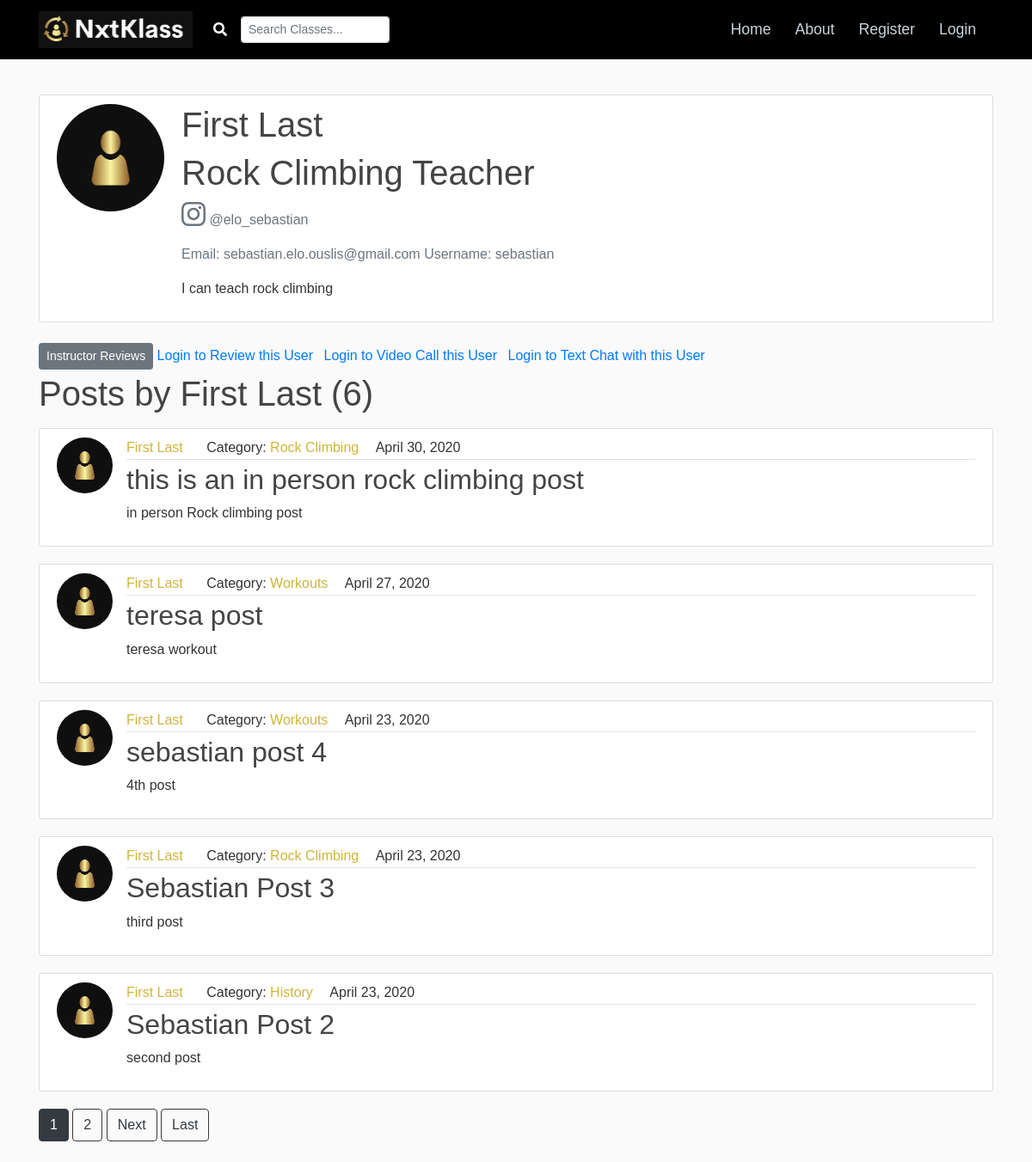
The page /blog/user/sebastian on the database as committed earlier.
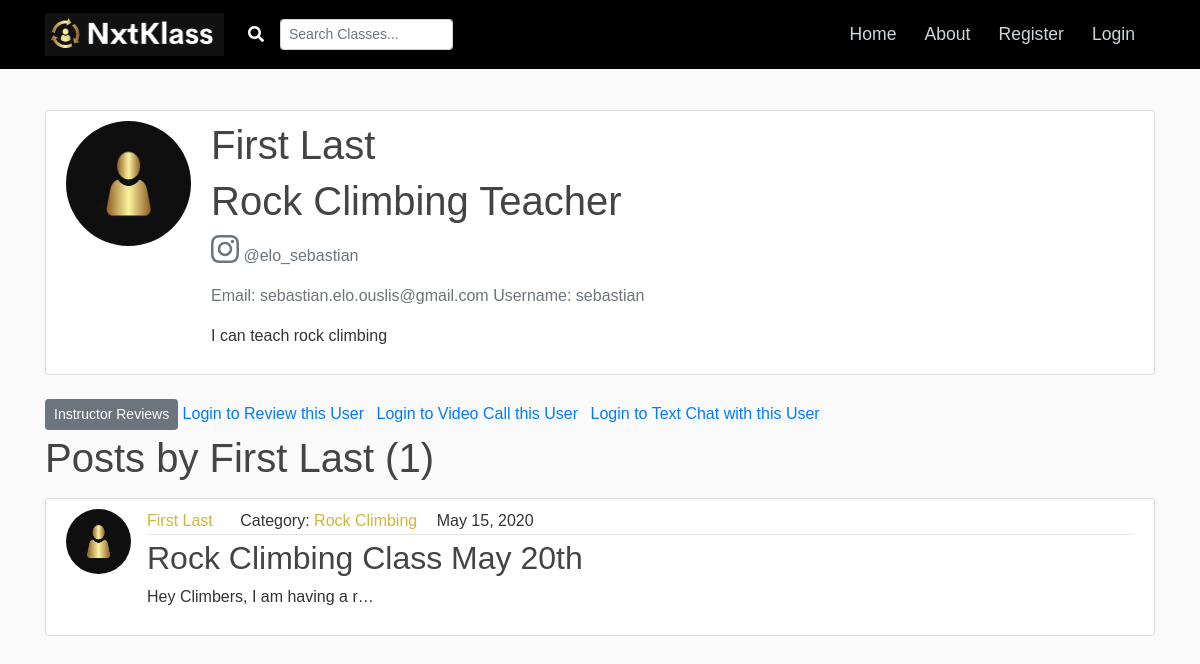
The same page on the database as committed later.
### blog/models.py (models this page shows, shortened)
class Post(models.Model):
    title = models.CharField(max_length=100)
    content = models.TextField()
    date_posted = models.DateTimeField(default=timezone.now)
    author = models.ForeignKey(User, on_delete=models.CASCADE)
    author_profile = models.ForeignKey(Profile, null=True, default=None, on_delete=models.SET_DEFAULT)
    category = models.ForeignKey(Category, null=True, default=None, on_delete=models.SET_DEFAULT)
    is_purchase = models.BooleanField(default=False)
    type_of_class = models.ForeignKey(TypeOfClasses, null=True, default=None, on_delete=models.SET_DEFAULT)
    cost = models.DecimalField(max_digits=5, decimal_places=2, default=5.00, validators=[MinValueValidator(0.51)])
    initial_spots = models.PositiveIntegerField(default=1, validators=[MinValueValidator(1), MaxValueValidator(10)])
    spots_available = models.PositiveIntegerField(default=1, validators=[MinValueValidator(1), MaxValueValidator(10)])

class Category(models.Model):
    name = models.TextField()
    def __str__(self):
        return self.name

### users/models.py (models this page shows, shortened)
class Profile(models.Model):
    user = models.OneToOneField(User, on_delete=models.CASCADE)
    full_name = models.CharField(max_length=40, default='First Last')
    instagram_handle = models.TextField(default='')
    youtube_channel = models.TextField(default='')
    image = models.ImageField(default='default_logo.PNG', upload_to='profile_pics')
    short_description = models.CharField(max_length=100, default='Add a short description of yourself')
    description = models.TextField(default='Add a description of your Skills and what you can offer as classes')
    youtube_profile_link = models.TextField(default='')
    youtube_short_link = models.TextField(default='')

### blog/views.py (the view)
# urls.py: path('user/<str:username>', UserPostListView.as_view(), name='user-posts'),
class UserPostListView(ListView):
    model = Post
    template_name = 'blog/user_posts.html'
    context_object_name = 'posts'
    paginate_by = 5
    def get_queryset(self):
        user = get_object_or_404(User, username=self.kwargs.get('username'))
        return Post.objects.filter(author=user).order_by('-date_posted')
    def get_context_data(self, *args, **kwargs):
        context = super().get_context_data(*args, **kwargs)
        page_user = get_object_or_404(User, username=self.kwargs.get('username'))
        context['page_user'] = page_user
        return context

### blog/templates/blog/user_posts.html (shortened to what this page needs)
{% extends "blog/base.html" %}
{% block content%}
    <div class="content-section">
      <div class="media">
        <img class="rounded-circle account-img" src="{{ page_user.profile.image.url}}">
        <div class="media-body">
          <h2 class="account-heading">{{ page_user.profile.full_name }}</h2>
          <h2 class="account-heading">{{ page_user.profile.short_description }}</h2>
          {% if page_user.profile.instagram_handle != "" or page_user.profile.youtube_channel != "" %}
            <p class="text-secondary">
              {% if page_user.profile.instagram_handle != "" %}
                <i class="fab fa-2x fa-instagram"></i> @{{ page_user.profile.instagram_handle }}
              {% endif %}
            </p>
          {% endif %}
          <p class="text-secondary">Email: {{ page_user.email }} Username: {{ page_user.username }}</p>
          <p class="article-content">{{ page_user.profile.description }}</p>
        </div>
      </div>
    </div>
    <div>
        <a class="btn btn-secondary btn-sm mt-1 mb-1" href="{% url 'user-review' page_user.username %}">Instructor Reviews</a>
        {% if user.is_authenticated %}
            <a class="btn btn-secondary btn-sm mt-1 mb-1" href="{% url 'create-review' page_user.username %}">Write a review for this Instructor</a>
        {% else %}
            <a class="mr-2" href="{% url 'login' %}?next={{request.path}}">Login to Review this User</a>
        {% endif %}
        {% if user.is_authenticated %}
            <a class="btn btn-secondary btn-sm mt-1 mb-1" href="{% url 'video-call' page_user.username %}">Video Call this User</a>
        {% else %}
            <a class="mr-2" href="{% url 'login' %}?next={{request.path}}">Login to Video Call this User</a>
        {% endif %}
        {% if user.is_authenticated %}
            <a class="btn btn-secondary btn-sm mt-1 mb-1" href="{% url 'text-chat' page_user.username %}">Text Chat with this User</a>
        {% else %}
            <a class="mr-2" href="{% url 'login' %}?next={{request.path}}">Login to Text Chat with this User</a>
        {% endif %}
    </div>
    <h1 class="mb-3">Posts by {{ page_user.profile.full_name }} ({{ page_obj.paginator.count}})</h1>
    {% for post in posts %}
        <article class="media content-section">
          <img class="rounded-circle article-img" src="{{ post.author.profile.image.url }}">
          <div class="media-body">
            <div class="article-metadata">
              <a class="mr-2 userlink" href="{% url 'user-posts' post.author.username %}">{{ post.author_profile.full_name }}</a>
              <a class="spacing">Category: </a>
              <a class="post-category" href="{% url 'post-category' post.category %}">{{ post.category }}</a>
              <div class="spacing">
                <a>{{ post.date_posted|date:"F d, Y" }}</a>
              </div>
            </div>
            <h2><a class="article-title" href="{% url 'post-detail' post.id %}">{{ post.title }}</a></h2>
            <p class="article-content">{{ post.content|truncatechars:30 }}</p>
          </div>
        </article>
    {% endfor %}
    {% if is_paginated %}
        {% for num in page_obj.paginator.page_range %}
            {% if page_obj.number == num %}
                <a class="btn btn-dark mb-4" href="?page={{ num }}">{{ num }}</a>
            {% elif num > page_obj.number|add:'-3' and num < page_obj.number|add:'3' %}
                <a class="btn btn-outline-dark mb-4" href="?page={{ num }}">{{ num }}</a>
            {% endif %}
        {% endfor %}
        {% if page_obj.has_next %}
            <a class="btn btn-outline-dark mb-4" href="?page={{ page_obj.next_page_number }}">Next</a>
            <a class="btn btn-outline-dark mb-4" href="?page={{ page_obj.paginator.num_pages }}">Last</a>
        {% endif %}
    {% endif %}
{% endblock content %}

Rows that differ between the two databases and show on the page:
removed Post: author.profile.image (placeholder picture), author_profile.full_name "First Last", category "Rock Climbing", date_posted "April 30, 2020", title "this is an in person rock climbing post", content "in person Rock climbing post"
removed Post: author.profile.image (placeholder picture), author_profile.full_name "First Last", category "Workouts", date_posted "April 27, 2020", title "teresa post", content "teresa workout"
removed Post: author.profile.image (placeholder picture), author_profile.full_name "First Last", category "Workouts", date_posted "April 23, 2020", title "sebastian post 4", content "4th post"
removed Post: author.profile.image (placeholder picture), author_profile.full_name "First Last", category "Rock Climbing", date_posted "April 23, 2020", title "Sebastian Post 3", content "third post"
removed Post: author.profile.image (placeholder picture), author_profile.full_name "First Last", category "History", date_posted "April 23, 2020", title "Sebastian Post 2", content "second post"
added Post: author.profile.image (placeholder picture), author_profile.full_name "First Last", category "Rock Climbing", date_posted "May 15, 2020", title "Rock Climbing Class May 20th", content "Hey Climbers, I am having a r…"
Other text that changed with them:
{{ page_obj.paginator.count }}: "6" → "1"
list line gone: "1"
list line gone: "2"
text no longer shown: "Next Last"
